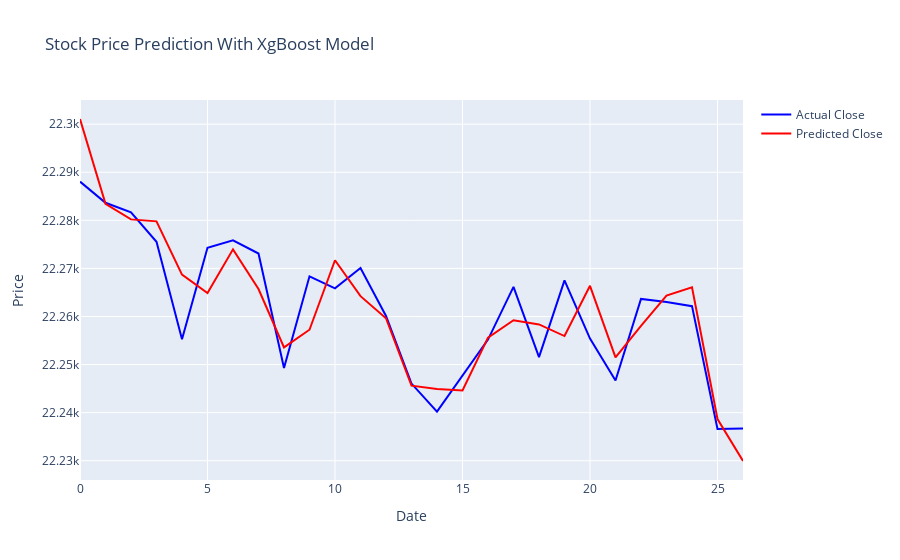
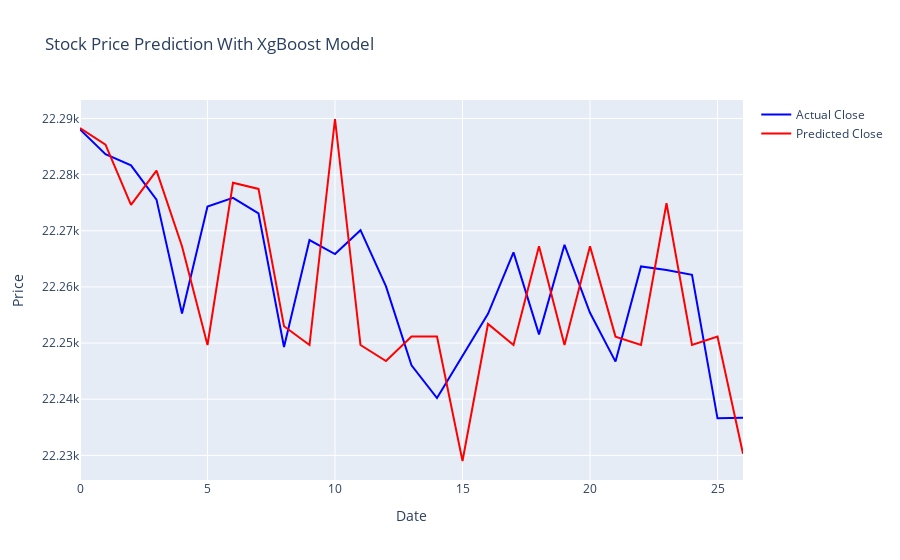
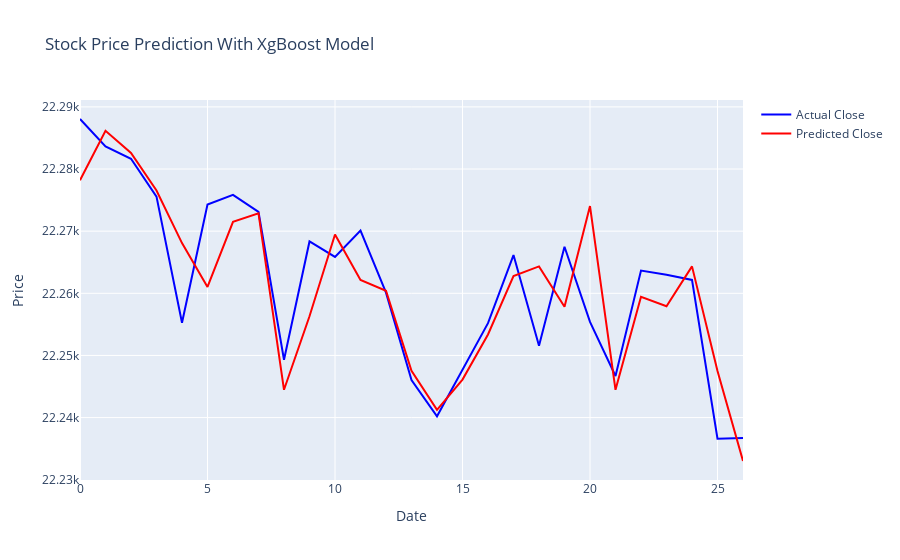

Notebook code cell kept with these figures, in order:
### Code cell
while True:
    main()
      # Countdown timer
    for i in range(60, 0, -1):
        print(f"Time remaining: {i} seconds", end='\r')
        time.sleep(1)
    
    clear_output(wait=True)

### Figure 1 — Plotly figure (JSON) as saved in the notebook; plotly's stock layout.template omitted (floating-point values rounded to 4 significant figures)
{"data": [{"line": {"color": "blue"}, "mode": "lines", "name": "Actual Close", "type": "scatter", "x": [0, 1, 2, 3, 4, 5, 6, 7, 8, 9, 10, 11, 12, 13, 14, 15, 16, 17, 18, 19, 20, 21, 22, 23, 24, 25, 26], "y": [22290.0, 22280.0, 22280.0, 22280.0, 22260.0, 22270.0, 22280.0, 22270.0, 22250.0, 22270.0, 22270.0, 22270.0, 22260.0, 22250.0, 22240.0, 22250.0, 22260.0, 22270.0, 22250.0, 22270.0, 22260.0, 22250.0, 22260.0, 22263, 22260.0, 22240.0, 22240.0]}, {"line": {"color": "red"}, "mode": "lines", "name": "Predicted Close", "type": "scatter", "x": [0, 1, 2, 3, 4, 5, 6, 7, 8, 9, 10, 11, 12, 13, 14, 15, 16, 17, 18, 19, 20, 21, 22, 23, 24, 25, 26], "y": [22300.0, 22280.0, 22280.0, 22280.0, 22270.0, 22260.0, 22270.0, 22270.0, 22250.0, 22260.0, 22270.0, 22260.0, 22260.0, 22250.0, 22240.0, 22240.0, 22260.0, 22260.0, 22260.0, 22260.0, 22270.0, 22250.0, 22260.0, 22260.0, 22270.0, 22240.0, 22230.0]}], "layout": {"title": {"text": "Stock Price Prediction With XgBoost Model"}, "xaxis": {"title": {"text": "Date"}}, "yaxis": {"title": {"text": "Price"}}}}

### Figure 2 — Plotly figure (JSON) as saved in the notebook; plotly's stock layout.template omitted (floating-point values rounded to 4 significant figures)
{"data": [{"line": {"color": "blue"}, "mode": "lines", "name": "Actual Close", "type": "scatter", "x": [0, 1, 2, 3, 4, 5, 6, 7, 8, 9, 10, 11, 12, 13, 14, 15, 16, 17, 18, 19, 20, 21, 22, 23, 24, 25, 26], "y": [22290.0, 22280.0, 22280.0, 22280.0, 22260.0, 22270.0, 22280.0, 22270.0, 22250.0, 22270.0, 22270.0, 22270.0, 22260.0, 22250.0, 22240.0, 22250.0, 22260.0, 22270.0, 22250.0, 22270.0, 22260.0, 22250.0, 22260.0, 22263, 22260.0, 22240.0, 22240.0]}, {"line": {"color": "red"}, "mode": "lines", "name": "Predicted Close", "type": "scatter", "x": [0, 1, 2, 3, 4, 5, 6, 7, 8, 9, 10, 11, 12, 13, 14, 15, 16, 17, 18, 19, 20, 21, 22, 23, 24, 25, 26], "y": [22290.0, 22290.0, 22270.0, 22280.0, 22270.0, 22250.0, 22280.0, 22280.0, 22253, 22250.0, 22290.0, 22250.0, 22250.0, 22250.0, 22250.0, 22229, 22250.0, 22250.0, 22270.0, 22250.0, 22270.0, 22250.0, 22250.0, 22270.0, 22250.0, 22250.0, 22230.0]}], "layout": {"title": {"text": "Stock Price Prediction With XgBoost Model"}, "xaxis": {"title": {"text": "Date"}}, "yaxis": {"title": {"text": "Price"}}}}

### Figure 3 — Plotly figure (JSON) as saved in the notebook; plotly's stock layout.template omitted (floating-point values rounded to 4 significant figures)
{"data": [{"line": {"color": "blue"}, "mode": "lines", "name": "Actual Close", "type": "scatter", "x": [0, 1, 2, 3, 4, 5, 6, 7, 8, 9, 10, 11, 12, 13, 14, 15, 16, 17, 18, 19, 20, 21, 22, 23, 24, 25, 26], "y": [22290.0, 22280.0, 22280.0, 22280.0, 22260.0, 22270.0, 22280.0, 22270.0, 22250.0, 22270.0, 22270.0, 22270.0, 22260.0, 22250.0, 22240.0, 22250.0, 22260.0, 22270.0, 22250.0, 22270.0, 22260.0, 22250.0, 22260.0, 22263, 22260.0, 22240.0, 22240.0]}, {"line": {"color": "red"}, "mode": "lines", "name": "Predicted Close", "type": "scatter", "x": [0, 1, 2, 3, 4, 5, 6, 7, 8, 9, 10, 11, 12, 13, 14, 15, 16, 17, 18, 19, 20, 21, 22, 23, 24, 25, 26], "y": [22280.0, 22290.0, 22280.0, 22280.0, 22270.0, 22260.0, 22270.0, 22270.0, 22240.0, 22260.0, 22270.0, 22260.0, 22260.0, 22250.0, 22240.0, 22250.0, 22250.0, 22260.0, 22260.0, 22260.0, 22270.0, 22240.0, 22260.0, 22260.0, 22260.0, 22250.0, 22230.0]}], "layout": {"title": {"text": "Stock Price Prediction With XgBoost Model"}, "xaxis": {"title": {"text": "Date"}}, "yaxis": {"title": {"text": "Price"}}}}
